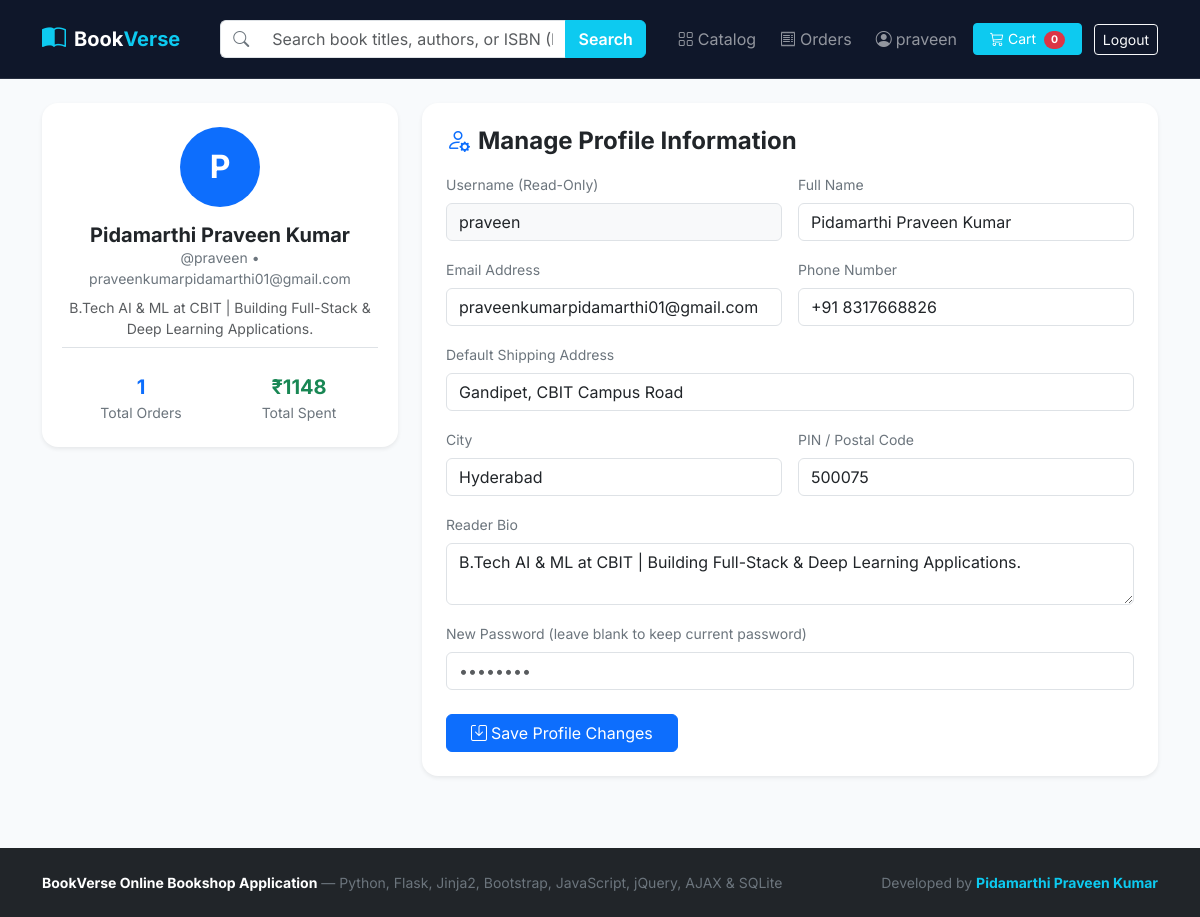
Screenshot of /profile (signed in) with the database file from the repository.
### tables this page shows
CREATE TABLE users (
            id INTEGER PRIMARY KEY AUTOINCREMENT,
            username TEXT UNIQUE NOT NULL,
            full_name TEXT NOT NULL,
            email TEXT UNIQUE NOT NULL,
            password_hash TEXT NOT NULL,
            phone TEXT DEFAULT '',
            address TEXT DEFAULT '',
            city TEXT DEFAULT 'Hyderabad',
            postal_code TEXT DEFAULT '500075',
            bio TEXT DEFAULT 'Avid reader & Computer Science enthusiast.',
            created_at TEXT NOT NULL
        );

### app.py (the view, shortened to what this page needs)
@app.route("/profile", methods=["GET", "POST"])
@login_required
def profile():
    db = get_db()
    user_id = session["user_id"]
    user = db.execute("SELECT * FROM users WHERE id = ?", (user_id,)).fetchone()
    order_stats = db.execute(
        "SELECT COUNT(*) as order_count, COALESCE(SUM(total_amount), 0) as total_spent FROM orders WHERE user_id = ?",
        (user_id,),
    ).fetchone()
    return render_template("profile.html", user=user, order_stats=order_stats)

### app.py (called while the page is built)
def get_db():
    if "db" not in g:
        g.db = sqlite3.connect(DATABASE_PATH)
        g.db.row_factory = sqlite3.Row
    return g.db

def login_required(view_func):
    @wraps(view_func)
    def wrapped(*args, **kwargs):
        if "user_id" not in session:
            if request.is_json or request.path.startswith("/api/"):
                return jsonify({"success": False, "error": "Authentication required", "redirect": url_for("login")}), 401
            flash("Please log in to access this page.", "warning")
            return redirect(url_for("login"))
        return view_func(*args, **kwargs)
    return wrapped

@app.context_processor
def inject_globals():
    user = None
    cart_count = 0
    if "user_id" in session:
        db = get_db()
        user = db.execute("SELECT * FROM users WHERE id = ?", (session["user_id"],)).fetchone()
        row = db.execute(
            "SELECT COALESCE(SUM(quantity), 0) AS total_qty FROM cart_items WHERE user_id = ?",
            (session["user_id"],),
        ).fetchone()
        cart_count = row["total_qty"] if row else 0
    return {"current_user": user, "cart_count": cart_count}

### templates/profile.html (shortened to what this page needs)
{% extends "base.html" %}
{% block content %}
<div class="row g-4">
  <div class="col-lg-4">
    <div class="card border-0 shadow-sm rounded-4 p-4 text-center mb-4">
      <div class="mx-auto mb-3 rounded-circle bg-primary text-white d-flex align-items-center justify-content-center fw-bold fs-2" style="width: 80px; height: 80px;">
        {{ user.full_name[0] | upper }}
      </div>
      <h5 class="fw-bold mb-0">{{ user.full_name }}</h5>
      <div class="text-secondary small mb-2">@{{ user.username }} &bull; {{ user.email }}</div>
      <p class="small text-muted mb-3">{{ user.bio }}</p>
      <div class="row g-2 text-center border-top pt-3">
        <div class="col-6">
          <div class="fw-bold fs-5 text-primary">{{ order_stats.order_count }}</div>
          <div class="text-secondary small">Total Orders</div>
        </div>
        <div class="col-6">
          <div class="fw-bold fs-5 text-success">&#8377;{{ "%.0f"|format(order_stats.total_spent) }}</div>
          <div class="text-secondary small">Total Spent</div>
        </div>
      </div>
    </div>
  </div>
  <div class="col-lg-8">
    <div class="card border-0 shadow-sm rounded-4 p-4">
      <h4 class="fw-bold mb-3"><i class="bi bi-person-gear text-primary me-2"></i>Manage Profile Information</h4>
      <form action="{{ url_for('profile') }}" method="POST">
        <div class="row g-3">
          <div class="col-md-6">
            <label class="form-label small text-secondary">Username (Read-Only)</label>
            <input type="text" class="form-control bg-light" value="{{ user.username }}" readonly>
          </div>
          <div class="col-md-6">
            <label class="form-label small text-secondary">Full Name</label>
            <input type="text" name="full_name" class="form-control" value="{{ user.full_name }}" required>
          </div>
          <div class="col-md-6">
            <label class="form-label small text-secondary">Email Address</label>
            <input type="email" name="email" class="form-control" value="{{ user.email }}" required>
          </div>
          <div class="col-md-6">
            <label class="form-label small text-secondary">Phone Number</label>
            <input type="text" name="phone" class="form-control" value="{{ user.phone }}">
          </div>
          <div class="col-12">
            <label class="form-label small text-secondary">Default Shipping Address</label>
            <input type="text" name="address" class="form-control" value="{{ user.address }}">
          </div>
          <div class="col-md-6">
            <label class="form-label small text-secondary">City</label>
            <input type="text" name="city" class="form-control" value="{{ user.city }}">
          </div>
          <div class="col-md-6">
            <label class="form-label small text-secondary">PIN / Postal Code</label>
            <input type="text" name="postal_code" class="form-control" value="{{ user.postal_code }}">
          </div>
          <div class="col-12">
            <label class="form-label small text-secondary">Reader Bio</label>
            <textarea name="bio" class="form-control" rows="2">{{ user.bio }}</textarea>
          </div>
          <div class="col-12">
            <label class="form-label small text-secondary">New Password (leave blank to keep current password)</label>
            <input type="password" name="new_password" class="form-control" placeholder="••••••••">
          </div>
        </div>
        <div class="mt-4">
          <button type="submit" class="btn btn-primary px-4">
            <i class="bi bi-save me-1"></i>Save Profile Changes
          </button>
        </div>
      </form>
    </div>
  </div>
</div>
{% endblock %}

### templates/base.html (shortened to what this page needs)
<!DOCTYPE html>
<html lang="en">
<head>
  <link href="https://cdn.jsdelivr.net/npm/bootstrap@5.3.3/dist/css/bootstrap.min.css" rel="stylesheet">
  <link href="https://cdn.jsdelivr.net/npm/bootstrap-icons@1.11.3/font/bootstrap-icons.min.css" rel="stylesheet">
</head>
<body>
  <nav class="navbar navbar-expand-lg navbar-dark navbar-bookshop sticky-top py-3">
    <div class="container">
      <a class="navbar-brand fw-bold d-flex align-items-center gap-2" href="{{ url_for('index') }}">
        <i class="bi bi-book-half text-info fs-4"></i>
        <span>Book<span class="text-info">Verse</span></span>
      </a>
      <div class="collapse navbar-collapse" id="bookshopNav">
        <div class="mx-lg-4 my-2 my-lg-0 flex-grow-1 position-relative" style="max-width: 480px;">
          <form action="{{ url_for('index') }}" method="GET" class="d-flex">
            <div class="input-group">
              <span class="input-group-text bg-white border-end-0 text-secondary">
                <i class="bi bi-search"></i>
              </span>
              <input
                type="text"
                id="live-search-input"
                name="q"
                value="{{ search_query or '' }}"
                class="form-control border-start-0"
                placeholder="Search book titles, authors, or ISBN (Live AJAX)..."
                autocomplete="off"
              >
              <button class="btn btn-info text-white fw-semibold" type="submit">Search</button>
            </div>
          </form>
        </div>
        <ul class="navbar-nav ms-auto align-items-lg-center gap-2">
          <li class="nav-item">
            <a class="nav-link" href="{{ url_for('index') }}"><i class="bi bi-grid me-1"></i>Catalog</a>
          </li>
          {% if current_user %}
            <li class="nav-item">
              <a class="nav-link" href="{{ url_for('order_history') }}"><i class="bi bi-receipt me-1"></i>Orders</a>
            </li>
            <li class="nav-item">
              <a class="nav-link" href="{{ url_for('profile') }}"><i class="bi bi-person-circle me-1"></i>{{ current_user.username }}</a>
            </li>
            <li class="nav-item">
              <a class="btn btn-info text-white btn-sm px-3 position-relative" href="{{ url_for('cart_view') }}">
                <i class="bi bi-cart3 me-1"></i>Cart
                <span id="nav-cart-badge" class="badge rounded-pill bg-danger ms-1">{{ cart_count }}</span>
              </a>
            </li>
            <li class="nav-item">
              <a class="btn btn-outline-light btn-sm ms-lg-1" href="{{ url_for('logout') }}">Logout</a>
            </li>
          {% endif %}
        </ul>
      </div>
    </div>
  </nav>
  <main class="container py-4 flex-grow-1">
    {% block content %}{% endblock %}
  </main>
  <footer class="bg-dark text-secondary py-4 mt-5 small">
    <div class="container d-flex flex-wrap justify-content-between align-items-center">
      <div>
        <strong class="text-white">BookVerse Online Bookshop Application</strong> &mdash; Python, Flask, Jinja2, Bootstrap, JavaScript, jQuery, AJAX &amp; SQLite
      </div>
      <div>
        Developed by <strong class="text-info">Pidamarthi Praveen Kumar</strong>
      </div>
    </div>
  </footer>
</body>
</html>

### templates/base.html (style rules this page uses)
:root { --brand-primary: #2563eb; --brand-dark: #0f172a; --surface-bg: #f8fafc; }
body { font-family: 'Inter', system-ui, -apple-system, sans-serif; background-color: var(--surface-bg); color: #1e293b; min-height: 100vh; display: flex; flex-direction: column; }
.navbar-bookshop { background: #0f172a; border-bottom: 1px solid rgba(255, 255, 255, 0.1); }

### rows the page displays
users: username "praveen", full_name "P", full_name "Pidamarthi Praveen Kumar", email "praveenkumarpidamarthi01@gmail.com", bio "B.Tech AI & ML at CBIT | Building Full-Stack & Deep Learning Applications.", phone "+91 8317668826", address "Gandipet, CBIT Campus Road", city "Hyderabad", postal_code "500075"

### other values shown
{{ cart_count }} "0"
{{ order_stats.order_count }} "1"
{{ "%.0f"|format(order_stats.total_spent) }} "1148"
